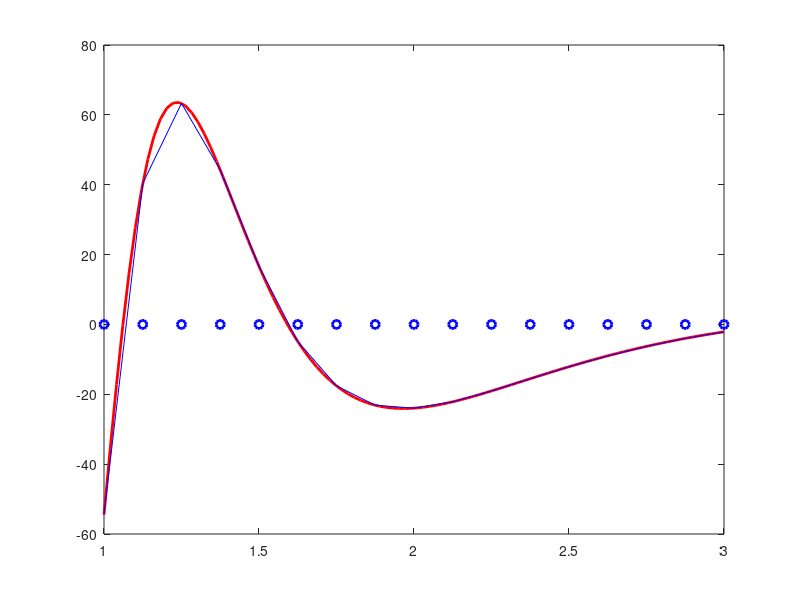

Reproduce this figure in MATLAB. (Note: this script raises an error after producing the figure.)
% 7 es 2
clear all
close all
clc

f = @(x) 100./(x.^2).*sin(10./x);
a = 1;
b = 3;
z = linspace(a,b);
plot(z,f(z),'r','linewidth',2)
m = 16;
x = linspace(a,b,m+1);
hold on
plot(x,f(x),'b',x,0*x,'ob','linewidth',2)

% approssimazione dell'integrale
I_es = -1.42602475;
for k = 1:12
    m(k) = 2^k;
    I_trap = trapezi(f,a,b,m(k));
    I_simp = simpson(f,a,b,m(k));
    err_rel_trap(k) = abs(I_trap-I_es)/abs(I_es);
    err_rel_simp(k) = abs(I_simp-I_es)/abs(I_es);
end
% mediante function quad
[I_quad,N_quad] = quad(f,a,b,1.0e-7);
err_rel_quad = abs(I_es-I_quad)/abs(I_es)
N_quad
[(m+1)' err_rel_trap' (2*m+1)' err_rel_simp']
